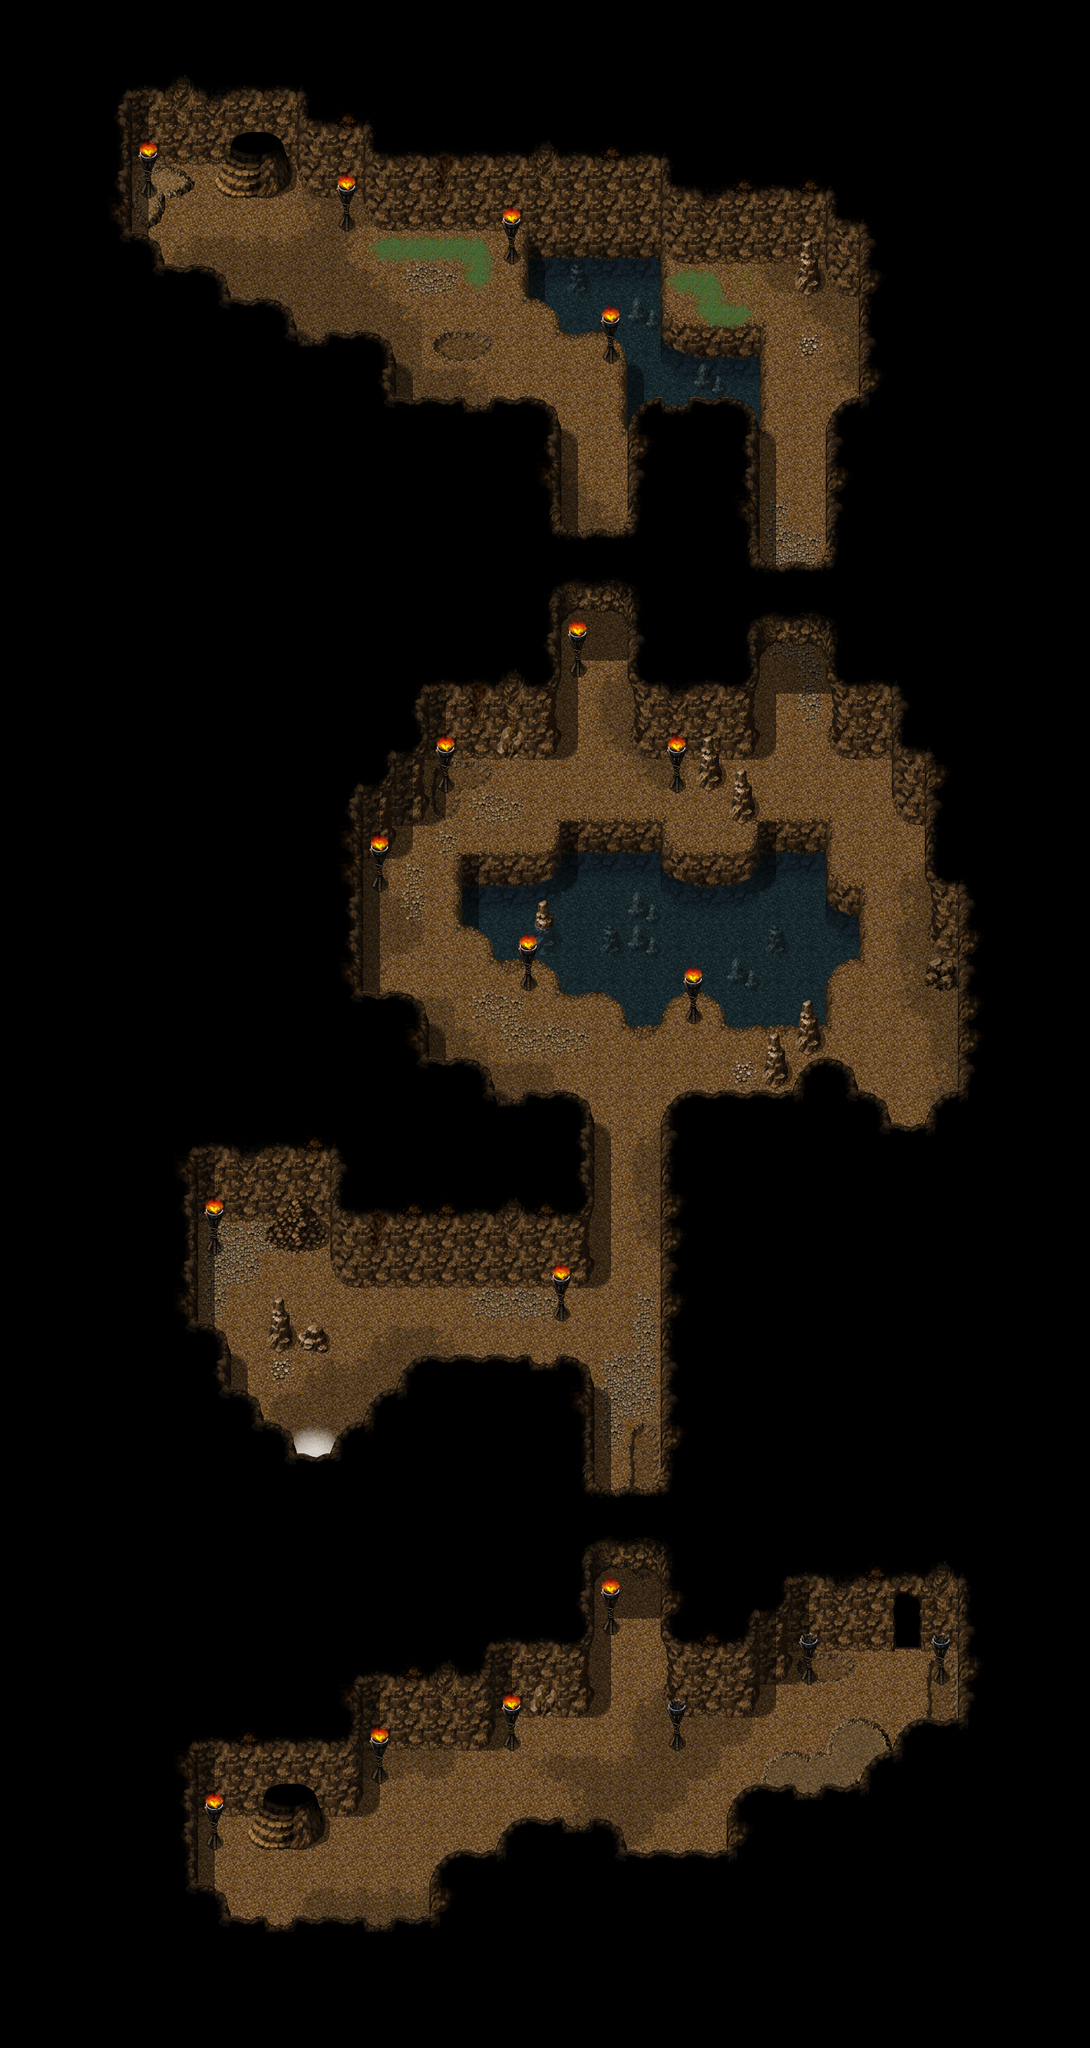

This is a level from a 2D game, rendered from its Tiled map with the project's own tilesets. A one-line summary and the map file follow, with tile-layer data summarised:
An orthogonal 66x124 tile map with 24x24 px tiles, 9 tile layers (under0_none, under1_ground, under2_water, under3_water_borders, ...), 5 tilesets and 134 objects (7x f, 4x discover, 2x orc_sergeant, 2x honeywood_cave, 2x 1, ...).

<map version="1.5" tiledversion="1.7.2" orientation="orthogonal" renderorder="right-down" width="66" height="124" tilewidth="24" tileheight="24" infinite="0" nextlayerid="20" nextobjectid="195">
 <properties>
  <property name="bgm" value="bgm_cave" />
  <property name="lightmap_player" value="light_player" />
  <property name="step_sound" value="stone" />
 </properties>
 <tileset firstgid="1" name="honeywood_cave_b1_1" tilewidth="24" tileheight="24" tilecount="2146" columns="58">
  <image source="tilesets/honeywood_cave_b1_1.png" width="1392" height="888" />
 </tileset>
 <tileset firstgid="2147" source="tilesets/fsm_dungeon01_a1.tsx" />
 <tileset firstgid="2915" source="tilesets/fsm_dungeon01_b.tsx" />
 <tileset firstgid="3939" source="tilesets/fsm_dungeon01_a2.tsx" />
 <tileset firstgid="4707" source="tilesets/fsm_flame04.tsx" />
 <layer id="2" name="under0_none" width="66" height="124">
  <data>[8184 cells, 0 non-empty, 0 distinct tile ids]</data>
 </layer>
 <layer id="1" name="under1_ground" width="66" height="124">
  <data>[8184 cells, 8184 non-empty, 629 distinct tile ids]</data>
 </layer>
 <layer id="3" name="under2_water" width="66" height="124">
  <data>[8184 cells, 326 non-empty, 8 distinct tile ids]</data>
 </layer>
 <layer id="4" name="under3_water_borders" width="66" height="124">
  <data>[8184 cells, 255 non-empty, 61 distinct tile ids]</data>
 </layer>
 <layer id="5" name="under4_water_borders" width="66" height="124">
  <data>[8184 cells, 38 non-empty, 21 distinct tile ids]</data>
 </layer>
 <layer id="6" name="under5_objects" width="66" height="124">
  <data>[8184 cells, 112 non-empty, 33 distinct tile ids]</data>
 </layer>
 <layer id="7" name="over6_rock" width="66" height="124">
  <data>[8184 cells, 434 non-empty, 62 distinct tile ids]</data>
 </layer>
 <layer id="8" name="over7_objects" width="66" height="124">
  <data>[8184 cells, 76 non-empty, 16 distinct tile ids]</data>
 </layer>
 <layer id="9" name="over8_none" width="66" height="124">
  <data>[8184 cells, 0 non-empty, 0 distinct tile ids]</data>
 </layer>
 <objectgroup color="#aa0000" id="10" name="collision" visible="0">
  <object id="1" x="432" y="2616" width="96" height="24" />
  <object id="2" x="528" y="2064" width="192" height="480" />
  <object id="3" x="720" y="2016" width="144" height="480" />
  <object id="4" x="576" y="2016" width="144" height="48" />
  <object id="9" x="288" y="2160" width="240" height="456" />
  <object id="10" x="336" y="2064" width="48" height="96" />
  <object id="11" x="288" y="1968" width="48" height="192" />
  <object id="12" x="288" y="2616" width="96" height="24" />
  <object id="14" x="240" y="1632" width="48" height="1152" />
  <object id="16" x="288" y="1632" width="192" height="144" />
  <object id="17" x="480" y="1632" width="384" height="240" />
  <object id="19" x="384" y="1920" width="96" height="48" />
  <object id="21" x="1104" y="2376" width="96" height="72" />
  <object id="22" x="1200" y="2376" width="96" height="24" />
  <object id="24" x="1392" y="1296" width="48" height="1272" />
  <object id="25" x="336" y="2832" width="288" height="48" />
  <object id="26" x="240" y="2784" width="96" height="96" />
  <object id="27" x="624" y="2736" width="432" height="144" />
  <object id="28" x="720" y="2688" width="192" height="48" />
  <object id="30" x="1056" y="2640" width="192" height="120" />
  <object id="31" x="1248" y="2592" width="48" height="72" />
  <object id="32" x="1296" y="2544" width="96" height="72" />
  <object id="35" x="624" y="1584" width="96" height="48" />
  <object id="36" x="528" y="1488" width="96" height="144" />
  <object id="37" x="432" y="1296" width="96" height="336" />
  <object id="40" x="576" y="984" width="48" height="216" />
  <object id="41" x="624" y="984" width="192" height="120" />
  <object id="42" x="1152" y="1584" width="96" height="48" />
  <object id="44" x="960" y="1632" width="336" height="48" />
  <object id="45" x="1344" y="1632" width="48" height="48" />
  <object id="46" x="960" y="1680" width="432" height="696" />
  <object id="49" x="1152" y="1488" width="48" height="48" />
  <object id="50" x="1104" y="1536" width="48" height="48" />
  <object id="51" x="1344" y="1080" width="48" height="360" />
  <object id="52" x="1296" y="984" width="48" height="216" />
  <object id="53" x="1200" y="624" width="96" height="480" />
  <object id="54" x="912" y="456" width="192" height="648" />
  <object id="55" x="960" y="1104" width="96" height="48" />
  <object id="56" x="1056" y="1152" width="48" height="48" />
  <object id="57" x="384" y="1776" width="96" height="48" />
  <object id="62" x="672" y="1224" width="528" height="120" />
  <object id="64" x="816" y="1176" width="144" height="48" />
  <object id="65" x="1104" y="1176" width="96" height="48" />
  <object id="66" x="1200" y="1272" width="48" height="120" />
  <object id="67" x="696" y="1344" width="504" height="24" />
  <object id="68" x="1200" y="1392" width="24" height="24" />
  <object id="69" x="720" y="1368" width="480" height="24" />
  <object id="70" x="744" y="1392" width="456" height="48" />
  <object id="72" x="888" y="1440" width="312" height="24" />
  <object id="74" x="912" y="1464" width="288" height="24" />
  <object id="76" x="768" y="216" width="192" height="216" />
  <object id="77" x="792" y="432" width="168" height="24" />
  <object id="78" x="816" y="456" width="96" height="24" />
  <object id="79" x="864" y="480" width="48" height="48" />
  <object id="80" x="960" y="264" width="240" height="120" />
  <object id="81" x="1200" y="312" width="48" height="120" />
  <object id="82" x="1248" y="312" width="48" height="312" />
  <object id="83" x="1152" y="384" width="48" height="48" />
  <object id="84" x="528" y="216" width="240" height="120" />
  <object id="85" x="432" y="168" width="96" height="120" />
  <object id="86" x="384" y="120" width="48" height="168" />
  <object id="87" x="192" y="120" width="144" height="120" />
  <object id="88" x="336" y="120" width="48" height="96" />
  <object id="89" x="144" y="120" width="48" height="288" />
  <object id="90" x="192" y="384" width="48" height="72" />
  <object id="91" x="240" y="432" width="96" height="72" />
  <object id="92" x="336" y="480" width="96" height="72" />
  <object id="93" x="432" y="528" width="144" height="768" />
  <object id="94" x="576" y="624" width="240" height="360" />
  <object id="97" x="432" y="2640" width="48" height="48" />
  <object id="98" x="960" y="2376" width="144" height="120" />
  <object id="111" x="480" y="288" width="48" height="48" />
  <object id="112" x="720" y="336" width="48" height="48" />
  <object id="113" x="816" y="936" width="48" height="48" />
  <object id="114" x="624" y="1104" width="48" height="48" />
  <object id="115" x="288" y="1776" width="48" height="48" />
  <object id="116" x="792" y="1872" width="48" height="48" />
  <object id="117" x="864" y="2328" width="48" height="48" />
  <object id="118" x="720" y="2496" width="48" height="48" />
  <object id="119" x="528" y="2544" width="48" height="48" />
  </objectgroup>
 <objectgroup color="#5500ff" id="13" name="rest">
  <!-- 7 objects omitted --></objectgroup>
 <objectgroup color="#ff007f" id="15" name="enemy">
  <!-- 7 objects omitted --></objectgroup>
 <objectgroup color="#55ff7f" id="16" name="npc">
  <!-- 2 objects omitted --></objectgroup>
 <objectgroup color="#55aaff" id="11" name="spawn">
  <!-- 3 objects omitted --></objectgroup>
 <objectgroup color="#ffff7f" id="12" name="portal">
  <!-- 3 objects omitted --></objectgroup>
 <objectgroup color="#ffaa7f" id="19" name="save" />
 <objectgroup color="#ffff00" id="17" name="quest">
  <!-- 1 objects omitted --></objectgroup>
 <objectgroup color="#ff55ff" id="18" name="event">
  <!-- 4 objects omitted --></objectgroup>
 <objectgroup color="#ffffff" id="14" name="lights">
  <!-- 20 objects omitted --></objectgroup>
</map>
<!-- 54 of 134 objects omitted -->
